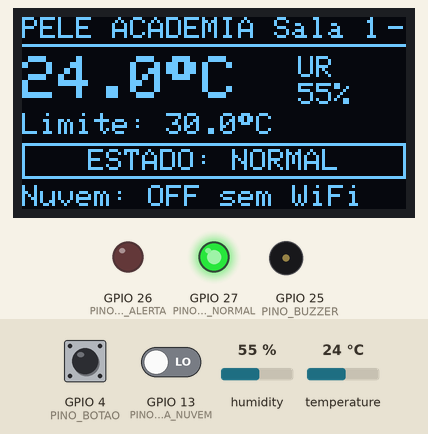
Simulated run of this sketch. Board: ESP32. Parts: 128×64 one-colour display, output pins drawn as LEDs (lit = HIGH), buzzer (waves = sounding). The test bench sets the inputs (shaded band); at power-on: temperature 24 °C, GPIO 13 (PINO_FALHA_NUVEM) LOW, GPIO 4 (PINO_BOTAO) HIGH, humidity 55 %. WiFi joins after 1.5 s; servers stay silent unless stated; EEPROM starts erased; what the sketch prints to the serial monitor is not drawn.

Above: at 2.7 s.
2.8 s: temperature set to 29.3 °C
At 4.29 s:
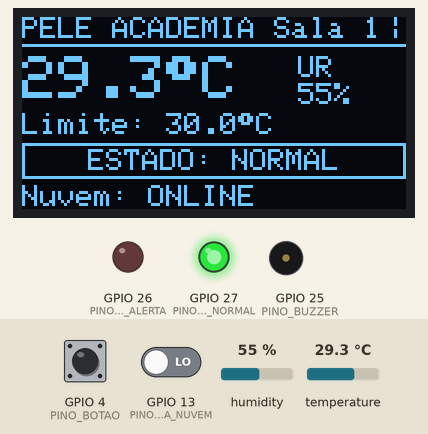
5.4 s: temperature set to 30.7 °C
At 6.87 s:
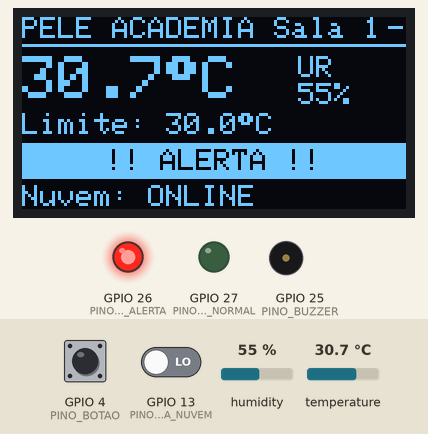
8.7 s: GPIO 13 (PINO_FALHA_NUVEM) driven HIGH
At 8.93 s:
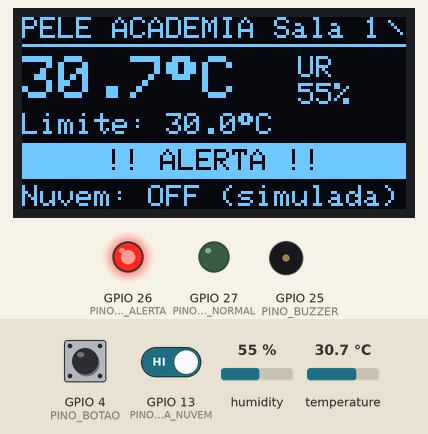
10.8 s: GPIO 4 (PINO_BOTAO) pulled LOW for 0.15 s
At 10.99 s:
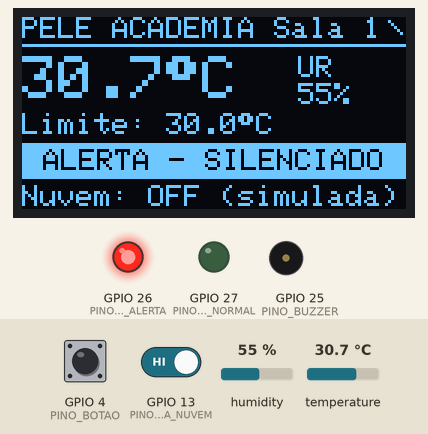
11.5 s: GPIO 13 (PINO_FALHA_NUVEM) driven LOW
At 11.77 s:
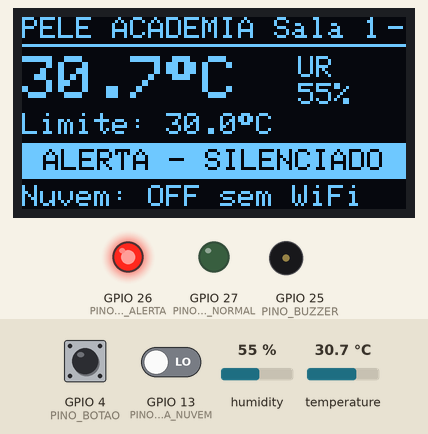
13.9 s: GPIO 13 (PINO_FALHA_NUVEM) driven HIGH
At 14.34 s:
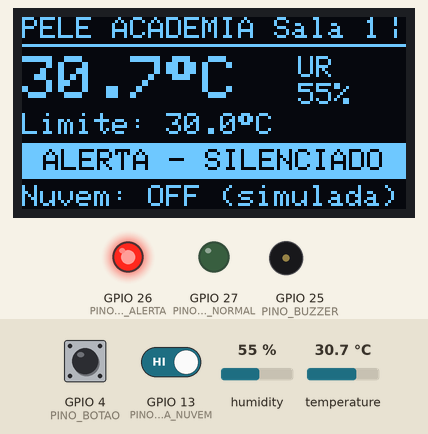
Timing chart, 0 to 16.9 s (numbered marks = the images above; inputs shaded):
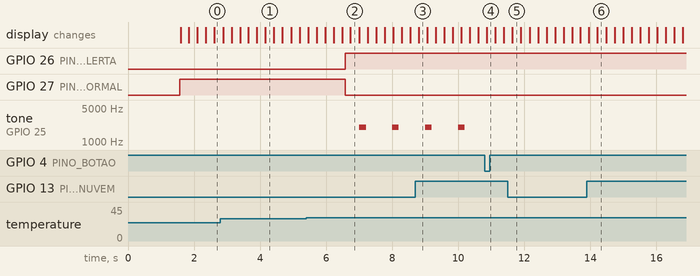

Measured:
- the behaviour switches between 30 and 30.1 °C on temperature (found by bisection; images 1 and 2)
- after the input at 5.4 s, GPIO 26 (PINO_LED_ALERTA): LOW → HIGH after 1.2 s; GPIO 27 (PINO_LED_NORMAL): HIGH → LOW after 1.2 s; tone on GPIO 25 (PINO_BUZZER): alternates 2000 Hz for 0.20 s and silent for 0.79 s, starting after 1.6 s; the display: first differs from a run without the input after 1.3 s (image 2)
- after the input at 8.7 s, the display: changes after 0.10 s (image 3)
- after the input at 10.8 s, tone on GPIO 25 (PINO_BUZZER): stays silent (without the input it goes to 2000 Hz after 0.20 s); the display: changes after 0.07 s (image 4)
- after the input at 11.5 s, the display: changes after 0.14 s (image 5)
- after the input at 13.9 s, the display: first changes after 0.06 s (image 6 shows a later state)

The sketch:

sketch.ino
```cpp
/*
 * ============================================================================
 *  Pelé Academia - Monitor Ambiental da Sala de Treino
 *  Edge Computing com ESP32 + IHM OLED + Blynk IoT
 * ============================================================================
 *
 *  BORDA (ESP32, independe da nuvem):
 *    - leitura periódica do DHT22 (temperatura e umidade)
 *    - regra de decisão: temperatura > limite  =>  ALERTA (com histerese)
 *    - acionamento local de LED vermelho/verde e buzzer
 *    - IHM local no display OLED (valor, estado, status da nuvem)
 *    - botão local para silenciar o buzzer
 *
 *  NUVEM (Blynk, apenas acompanhamento e configuração):
 *    - painel remoto com temperatura, umidade, estado e contador de alertas
 *    - ajuste remoto do limite (o ESP32 guarda o último valor na flash)
 *    - notificação de alerta (evento "alerta_temperatura")
 *
 *  Arquitetura:
 *    loop()        -> núcleo 1: sensor, decisão, atuadores e IHM. Nunca espera a rede.
 *    tarefaNuvem() -> núcleo 0: Wi-Fi + Blynk. Timeouts e reconexões travam só ela.
 *
 *  A chave deslizante do circuito simula a queda da nuvem: com ela ligada o
 *  ESP32 derruba Wi-Fi/Blynk e o professor pode ver que a borda continua
 *  lendo o sensor, atualizando a IHM e decidindo sozinha.
 * ============================================================================
 */

// ---------------------------------------------------------------------------
// Credenciais Blynk (Blynk.Console > Devices > seu dispositivo > Device Info)
// Precisam vir ANTES do #include <BlynkSimpleEsp32.h>.
// ---------------------------------------------------------------------------
#define BLYNK_TEMPLATE_ID   "TMPLxxxxxxxxx"
#define BLYNK_TEMPLATE_NAME "Pele Academia Monitor"
#define BLYNK_AUTH_TOKEN    "COLE_AQUI_SEU_AUTH_TOKEN"

#define BLYNK_PRINT Serial  // mostra os logs do Blynk no monitor serial

#include <WiFi.h>
#include <WiFiClient.h>
#include <BlynkSimpleEsp32.h>
#include <Wire.h>
#include <Adafruit_GFX.h>
#include <Adafruit_SSD1306.h>
#include <DHTesp.h>
#include <Preferences.h>

// ---------------------------------------------------------------------------
// Rede (no Wokwi: "Wokwi-GUEST", sem senha, canal 6 acelera a conexão).
// Em hardware real use sua rede e WIFI_CANAL = 0 (busca automática).
// ---------------------------------------------------------------------------
const char *WIFI_SSID  = "Wokwi-GUEST";
const char *WIFI_SENHA = "";
const int   WIFI_CANAL = 6;

const char *NOME_LOCAL = "Sala 1";

// ---------------------------------------------------------------------------
// Pinos
// ---------------------------------------------------------------------------
constexpr uint8_t PINO_DHT         = 15;
constexpr uint8_t PINO_LED_ALERTA  = 26;  // LED vermelho
constexpr uint8_t PINO_LED_NORMAL  = 27;  // LED verde
constexpr uint8_t PINO_BUZZER      = 25;
constexpr uint8_t PINO_BOTAO       = 4;   // silenciar buzzer (botão ligado ao GND)
constexpr uint8_t PINO_FALHA_NUVEM = 13;  // chave: HIGH = simula queda da nuvem

// ---------------------------------------------------------------------------
// Regra de decisão e temporização
// ---------------------------------------------------------------------------
constexpr float    LIMITE_PADRAO   = 30.0f;  // °C - valor de referência do alerta
constexpr float    LIMITE_MIN      = 15.0f;
constexpr float    LIMITE_MAX      = 45.0f;
constexpr float    HISTERESE       = 0.5f;   // evita liga/desliga perto do limite
constexpr uint8_t  FALHAS_PARA_ERRO = 3;     // leituras inválidas seguidas => falha

constexpr uint32_t INTERVALO_LEITURA_MS   = 2500;   // DHT22 aceita no máximo 1 leitura a cada 2 s
constexpr uint32_t INTERVALO_IHM_MS       = 250;
constexpr uint32_t INTERVALO_ENVIO_MS     = 1000;   // verificação de mudanças p/ o painel
constexpr uint32_t INTERVALO_ENVIO_TOTAL_MS = 60000; // reenvio completo periódico
constexpr uint32_t INTERVALO_WIFI_MS      = 10000;  // nova tentativa de Wi-Fi
constexpr uint32_t INTERVALO_BLYNK_MS     = 5000;   // nova tentativa de Blynk
constexpr uint32_t TIMEOUT_BLYNK_MS       = 4000;

constexpr unsigned FREQ_BUZZER   = 2000;  // Hz
constexpr uint32_t BIP_PERIODO_MS = 1000;
constexpr uint32_t BIP_LIGADO_MS  = 200;

// ---------------------------------------------------------------------------
// Pinos virtuais do Blynk (ver docs/blynk-setup.md)
// ---------------------------------------------------------------------------
#define VP_TEMPERATURA V0
#define VP_UMIDADE     V1
#define VP_ALERTA      V2   // 0 = normal, 1 = alerta ou falha (widget LED)
#define VP_STATUS      V3   // texto do estado (widget Label)
#define VP_LIMITE      V4   // limite em °C (widget Slider, app -> ESP32)
#define VP_ALERTAS     V5   // total de alertas desde o boot

// ---------------------------------------------------------------------------
// Tipos
// ---------------------------------------------------------------------------
enum class Estado : uint8_t { NORMAL, ALERTA, FALHA_SENSOR };
enum class StatusNuvem : uint8_t { SEM_WIFI, SEM_BLYNK, ONLINE, FALHA_SIMULADA };

// Fotografia do que a borda mediu/decidiu, publicada para a tarefa da nuvem.
struct Medicao {
  float    temperatura;
  float    umidade;
  Estado   estado;
  bool     silenciado;
  bool     falhaSimulada;
  uint32_t totalAlertas;
};

// ---------------------------------------------------------------------------
// Dados compartilhados entre os dois núcleos (sempre acessados com a trava)
// ---------------------------------------------------------------------------
portMUX_TYPE trava = portMUX_INITIALIZER_UNLOCKED;
Medicao      medicaoCompartilhada = {NAN, NAN, Estado::NORMAL, false, false, 0};  // borda -> nuvem
float        limiteCompartilhado  = LIMITE_PADRAO;                               // nuvem -> borda
StatusNuvem  statusCompartilhado  = StatusNuvem::SEM_WIFI;                       // nuvem -> borda

Medicao lerMedicao() {
  portENTER_CRITICAL(&trava);
  const Medicao m = medicaoCompartilhada;
  portEXIT_CRITICAL(&trava);
  return m;
}

void publicarMedicao(const Medicao &m) {
  portENTER_CRITICAL(&trava);
  medicaoCompartilhada = m;
  portEXIT_CRITICAL(&trava);
}

float lerLimite() {
  portENTER_CRITICAL(&trava);
  const float limite = limiteCompartilhado;
  portEXIT_CRITICAL(&trava);
  return limite;
}

void gravarLimite(float limite) {
  portENTER_CRITICAL(&trava);
  limiteCompartilhado = limite;
  portEXIT_CRITICAL(&trava);
}

StatusNuvem lerStatusNuvem() {
  portENTER_CRITICAL(&trava);
  const StatusNuvem s = statusCompartilhado;
  portEXIT_CRITICAL(&trava);
  return s;
}

void gravarStatusNuvem(StatusNuvem s) {
  portENTER_CRITICAL(&trava);
  statusCompartilhado = s;
  portEXIT_CRITICAL(&trava);
}

// ---------------------------------------------------------------------------
// Periféricos
// ---------------------------------------------------------------------------
DHTesp           dht;
Adafruit_SSD1306 tela(128, 64, &Wire, -1);
Preferences      prefs;  // usado no setup() e depois só pela tarefa da nuvem
bool             telaOk = false;

// ---------------------------------------------------------------------------
// Estado local da borda (lido/escrito apenas pelo loop())
// ---------------------------------------------------------------------------
float    temperatura       = NAN;
float    umidade           = NAN;
Estado   estado            = Estado::NORMAL;
bool     silenciado        = false;
uint32_t totalAlertas      = 0;
uint8_t  leiturasInvalidas = 0;
bool     falhaSimulada     = false;

// ===========================================================================
// Utilidades
// ===========================================================================
const char *textoEstado(Estado e, bool mudo) {
  switch (e) {
    case Estado::ALERTA:       return mudo ? "ALERTA (silenciado)" : "ALERTA";
    case Estado::FALHA_SENSOR: return "FALHA NO SENSOR";
    default:                   return "NORMAL";
  }
}

const char *textoNuvem(StatusNuvem s) {
  switch (s) {
    case StatusNuvem::ONLINE:         return "ONLINE";
    case StatusNuvem::SEM_BLYNK:      return "OFF sem Blynk";
    case StatusNuvem::FALHA_SIMULADA: return "OFF (simulada)";
    default:                          return "OFF sem WiFi";
  }
}

// ===========================================================================
// BORDA - sensor, decisão, atuadores e IHM
// ===========================================================================
void lerSensor() {
  TempAndHumidity m = dht.getTempAndHumidity();

  if (dht.getStatus() == DHTesp::ERROR_NONE && !isnan(m.temperature) && !isnan(m.humidity)) {
    temperatura = m.temperature;
    umidade = m.humidity;
    leiturasInvalidas = 0;
    return;
  }

  if (leiturasInvalidas < FALHAS_PARA_ERRO) leiturasInvalidas++;
  Serial.printf("[BORDA] Leitura invalida do DHT22 (%s)\n", dht.getStatusString());
  if (leiturasInvalidas >= FALHAS_PARA_ERRO) {
    temperatura = NAN;
    umidade = NAN;
  }
}

// Regra de decisão local: não consulta a nuvem, só o limite já guardado no ESP32.
void avaliarRegra() {
  const float limite = lerLimite();
  const Estado anterior = estado;

  if (leiturasInvalidas >= FALHAS_PARA_ERRO) {
    estado = Estado::FALHA_SENSOR;
  } else if (isnan(temperatura)) {
    return;  // ainda sem nenhuma leitura válida
  } else if (temperatura > limite) {
    estado = Estado::ALERTA;
  } else if (anterior == Estado::ALERTA && temperatura > limite - HISTERESE) {
    estado = Estado::ALERTA;  // dentro da histerese: mantém o alerta
  } else {
    estado = Estado::NORMAL;
  }

  if (estado == anterior) return;

  silenciado = false;  // um novo estado sempre volta a soar
  if (estado == Estado::ALERTA) totalAlertas++;
  Serial.printf("[BORDA] Estado: %s -> %s (T=%.1f C, limite=%.1f C)\n",
                textoEstado(anterior, false), textoEstado(estado, false), temperatura, limite);
}

void lerBotao(uint32_t agora) {
  static bool     leituraAnterior = HIGH;
  static bool     estavel = HIGH;
  static uint32_t mudouEm = 0;

  const bool leitura = digitalRead(PINO_BOTAO);
  if (leitura != leituraAnterior) {
    leituraAnterior = leitura;
    mudouEm = agora;
  }
  if (agora - mudouEm < 30 || leitura == estavel) return;  // debounce

  estavel = leitura;
  if (estavel == LOW && estado == Estado::ALERTA && !silenciado) {
    silenciado = true;
    Serial.println("[BORDA] Buzzer silenciado pelo botao local");
  }
}

void acionarBuzzer(bool ligar) {
  static bool ligado = false;
  if (ligar == ligado) return;
  ligado = ligar;
  if (ligar) tone(PINO_BUZZER, FREQ_BUZZER);
  else noTone(PINO_BUZZER);
}

void acionarSaidas(uint32_t agora) {
  const bool piscando = (agora / 500) % 2;

  switch (estado) {
    case Estado::NORMAL:
      digitalWrite(PINO_LED_NORMAL, HIGH);
      digitalWrite(PINO_LED_ALERTA, LOW);
      acionarBuzzer(false);
      break;

    case Estado::ALERTA:
      digitalWrite(PINO_LED_NORMAL, LOW);
      digitalWrite(PINO_LED_ALERTA, HIGH);
      acionarBuzzer(!silenciado && (agora % BIP_PERIODO_MS) < BIP_LIGADO_MS);
      break;

    case Estado::FALHA_SENSOR:
      digitalWrite(PINO_LED_NORMAL, LOW);
      digitalWrite(PINO_LED_ALERTA, piscando);
      acionarBuzzer(false);
      break;
  }
}

void textoCentralizado(const char *texto, int16_t y, uint8_t tamanho) {
  const int16_t largura = strlen(texto) * 6 * tamanho;  // fonte padrão: 6 px por caractere
  tela.setTextSize(tamanho);
  tela.setCursor((128 - largura) / 2, y);
  tela.print(texto);
}

void desenharIHM(uint32_t agora) {
  if (!telaOk) return;

  static const char GIRO[] = {'|', '/', '-', '\\'};
  const float limite = lerLimite();
  const StatusNuvem nuvem = lerStatusNuvem();

  tela.clearDisplay();
  tela.setTextColor(SSD1306_WHITE);
  tela.setTextSize(1);

  // Cabeçalho + indicador girando (prova visual de que a borda está viva)
  tela.setCursor(0, 0);
  tela.print("PELE ACADEMIA ");
  tela.print(NOME_LOCAL);
  tela.setCursor(122, 0);
  tela.print(GIRO[(agora / INTERVALO_IHM_MS) % 4]);
  tela.drawFastHLine(0, 9, 128, SSD1306_WHITE);

  // Temperatura em destaque
  tela.setTextSize(2);
  tela.setCursor(0, 13);
  if (isnan(temperatura)) tela.print("--.-");
  else tela.print(temperatura, 1);
  tela.write(248);  // símbolo de grau (CP437)
  tela.print("C");

  // Umidade à direita
  tela.setTextSize(1);
  tela.setCursor(92, 13);
  tela.print("UR");
  tela.setCursor(92, 22);
  if (isnan(umidade)) tela.print("--%");
  else tela.printf("%.0f%%", umidade);

  // Valor de referência
  tela.setCursor(0, 32);
  tela.printf("Limite: %.1f", limite);
  tela.write(248);
  tela.print("C");

  // Faixa de estado (invertida em alerta)
  if (estado == Estado::ALERTA) {
    tela.fillRect(0, 42, 128, 12, SSD1306_WHITE);
    tela.setTextColor(SSD1306_BLACK);
    textoCentralizado(silenciado ? "ALERTA - SILENCIADO" : "!! ALERTA !!", 44, 1);
    tela.setTextColor(SSD1306_WHITE);
  } else {
    tela.drawRect(0, 42, 128, 12, SSD1306_WHITE);
    textoCentralizado(estado == Estado::NORMAL ? "ESTADO: NORMAL" : "FALHA NO SENSOR", 44, 1);
  }

  // Situação da nuvem
  tela.setCursor(0, 56);
  tela.print("Nuvem: ");
  tela.print(textoNuvem(nuvem));

  tela.display();
}

void desenharAbertura() {
  if (!telaOk) return;
  tela.clearDisplay();
  tela.setTextColor(SSD1306_WHITE);
  textoCentralizado("PELE", 6, 2);
  textoCentralizado("ACADEMIA", 24, 2);
  textoCentralizado("Monitor Ambiental", 48, 1);
  tela.display();
}

// ===========================================================================
// NUVEM - Wi-Fi + Blynk (núcleo 0). Tudo que chama a biblioteca Blynk fica aqui.
// ===========================================================================
bool forcarEnvio = true;

BLYNK_CONNECTED() {
  forcarEnvio = true;           // painel recebe o estado completo ao reconectar
  Blynk.syncVirtual(VP_LIMITE); // traz o limite salvo no servidor
}

// Limite alterado no painel (V4 = VP_LIMITE): vira o novo valor de referência local.
BLYNK_WRITE(V4) {
  float novo = param.asFloat();
  if (isnan(novo)) return;
  novo = constrain(novo, LIMITE_MIN, LIMITE_MAX);

  if (fabsf(novo - lerLimite()) < 0.05f) return;
  gravarLimite(novo);
  prefs.putFloat("limite", novo);  // continua valendo sem nuvem e após reiniciar
  Serial.printf("[NUVEM] Novo limite recebido do Blynk: %.1f C\n", novo);
}

bool mudou(float atual, float enviado, float banda) {
  if (isnan(atual)) return false;
  return isnan(enviado) || fabsf(atual - enviado) >= banda;
}

// Envia ao painel só o que mudou (economiza mensagens) e tudo a cada minuto.
void sincronizarPainel(uint32_t agora) {
  static uint32_t ultimaVerificacao = 0;
  static uint32_t ultimoEnvioTotal  = 0;
  static Medicao  enviada = {NAN, NAN, Estado::NORMAL, false, false, 0};
  static uint32_t alertasNotificados = 0;

  if (agora - ultimaVerificacao < INTERVALO_ENVIO_MS) return;
  ultimaVerificacao = agora;

  const Medicao m = lerMedicao();
  const bool total = forcarEnvio || agora - ultimoEnvioTotal >= INTERVALO_ENVIO_TOTAL_MS;
  if (total) {
    forcarEnvio = false;
    ultimoEnvioTotal = agora;
  }

  if (total || mudou(m.temperatura, enviada.temperatura, 0.1f)) {
    if (!isnan(m.temperatura)) Blynk.virtualWrite(VP_TEMPERATURA, m.temperatura);
    enviada.temperatura = m.temperatura;
  }
  if (total || mudou(m.umidade, enviada.umidade, 1.0f)) {
    if (!isnan(m.umidade)) Blynk.virtualWrite(VP_UMIDADE, m.umidade);
    enviada.umidade = m.umidade;
  }
  if (total || m.estado != enviada.estado || m.silenciado != enviada.silenciado) {
    Blynk.virtualWrite(VP_ALERTA, m.estado == Estado::NORMAL ? 0 : 1);
    Blynk.virtualWrite(VP_STATUS, textoEstado(m.estado, m.silenciado));
    enviada.estado = m.estado;
    enviada.silenciado = m.silenciado;
  }
  if (total || m.totalAlertas != enviada.totalAlertas) {
    Blynk.virtualWrite(VP_ALERTAS, (int)m.totalAlertas);
    enviada.totalAlertas = m.totalAlertas;
  }

  // Notificação: alertas que ocorreram offline são avisados ao reconectar.
  if (m.totalAlertas > alertasNotificados) {
    char msg[96];
    const uint32_t novos = m.totalAlertas - alertasNotificados;
    if (novos == 1 && m.estado == Estado::ALERTA) {
      snprintf(msg, sizeof(msg), "%s: temperatura %.1f C acima do limite %.1f C",
               NOME_LOCAL, m.temperatura, lerLimite());
    } else {
      snprintf(msg, sizeof(msg), "%s: %lu alerta(s) detectado(s) pela borda sem conexao com a nuvem",
               NOME_LOCAL, (unsigned long)novos);
    }
    Blynk.logEvent("alerta_temperatura", msg);
    alertasNotificados = m.totalAlertas;
  }
}

void tarefaNuvem(void *) {
  // Subtrair o intervalo faz a primeira tentativa acontecer imediatamente.
  uint32_t ultimaTentativaWiFi  = millis() - INTERVALO_WIFI_MS;
  uint32_t ultimaTentativaBlynk = millis() - INTERVALO_BLYNK_MS;
  bool     wifiIniciado = false;

  WiFi.mode(WIFI_STA);
  Blynk.config(BLYNK_AUTH_TOKEN);  // não bloqueia: só registra o token

  for (;;) {
    const uint32_t agora = millis();
    const bool simulada = lerMedicao().falhaSimulada;

    // 1) Queda da nuvem simulada pela chave
    if (simulada) {
      if (Blynk.connected()) Blynk.disconnect();
      if (wifiIniciado || WiFi.status() == WL_CONNECTED) {
        WiFi.disconnect();
        wifiIniciado = false;
        Serial.println("[NUVEM] Falha simulada: Wi-Fi e Blynk desligados");
      }
      gravarStatusNuvem(StatusNuvem::FALHA_SIMULADA);
      vTaskDelay(pdMS_TO_TICKS(200));
      continue;
    }

    // 2) Sem Wi-Fi: tenta reconectar de tempos em tempos
    if (WiFi.status() != WL_CONNECTED) {
      if (Blynk.connected()) Blynk.disconnect();
      gravarStatusNuvem(StatusNuvem::SEM_WIFI);
      if (!wifiIniciado || agora - ultimaTentativaWiFi >= INTERVALO_WIFI_MS) {
        Serial.printf("[NUVEM] Conectando ao Wi-Fi \"%s\"...\n", WIFI_SSID);
        WiFi.disconnect();
        WiFi.begin(WIFI_SSID, WIFI_SENHA, WIFI_CANAL);
        wifiIniciado = true;
        ultimaTentativaWiFi = agora;
      }
      vTaskDelay(pdMS_TO_TICKS(100));
      continue;
    }

    // 3) Wi-Fi ok, Blynk fora: tenta conectar (bloqueia só esta tarefa)
    if (!Blynk.connected()) {
      gravarStatusNuvem(StatusNuvem::SEM_BLYNK);
      if (agora - ultimaTentativaBlynk >= INTERVALO_BLYNK_MS) {
        Blynk.connect(TIMEOUT_BLYNK_MS);
        ultimaTentativaBlynk = millis();
      }
      vTaskDelay(pdMS_TO_TICKS(100));
      continue;
    }

    // 4) Online: mantém a sessão e atualiza o painel
    gravarStatusNuvem(StatusNuvem::ONLINE);
    Blynk.run();
    sincronizarPainel(agora);
    vTaskDelay(pdMS_TO_TICKS(10));
  }
}

// ===========================================================================
// setup() / loop()
// ===========================================================================
void setup() {
  Serial.begin(115200);
  Serial.println("\n=== Pele Academia - Monitor Ambiental (Edge + Blynk) ===");

  pinMode(PINO_LED_ALERTA, OUTPUT);
  pinMode(PINO_LED_NORMAL, OUTPUT);
  pinMode(PINO_BUZZER, OUTPUT);
  pinMode(PINO_BOTAO, INPUT_PULLUP);
  pinMode(PINO_FALHA_NUVEM, INPUT);  // a chave liga o pino ao GND ou ao 3V3

  // Último limite recebido fica na flash: a regra funciona mesmo sem nuvem.
  prefs.begin("pele", false);
  const float limiteSalvo = prefs.getFloat("limite", LIMITE_PADRAO);
  limiteCompartilhado = constrain(limiteSalvo, LIMITE_MIN, LIMITE_MAX);
  Serial.printf("[BORDA] Limite de alerta: %.1f C\n", limiteCompartilhado);

  dht.setup(PINO_DHT, DHTesp::DHT22);

  telaOk = tela.begin(SSD1306_SWITCHCAPVCC, 0x3C);
  if (telaOk) {
    tela.cp437(true);
    desenharAbertura();
  } else {
    Serial.println("[BORDA] Display OLED nao encontrado - seguindo sem IHM");
  }
  delay(1500);

  // Comunicação isolada no núcleo 0; o loop() (núcleo 1) segue independente.
  xTaskCreatePinnedToCore(tarefaNuvem, "nuvem", 8192, nullptr, 1, nullptr, 0);
}

void loop() {
  static uint32_t ultimaLeitura = millis() - INTERVALO_LEITURA_MS;  // lê já na 1a volta
  static uint32_t ultimaIHM = 0;
  const uint32_t agora = millis();

  falhaSimulada = digitalRead(PINO_FALHA_NUVEM) == HIGH;
  lerBotao(agora);

  if (agora - ultimaLeitura >= INTERVALO_LEITURA_MS) {
    ultimaLeitura = agora;
    lerSensor();
    avaliarRegra();
    Serial.printf("[BORDA] T=%.1f C  UR=%.0f%%  Estado=%s  Nuvem=%s\n",
                  temperatura, umidade, textoEstado(estado, silenciado),
                  textoNuvem(lerStatusNuvem()));
  }

  acionarSaidas(agora);

  publicarMedicao(Medicao{temperatura, umidade, estado, silenciado, falhaSimulada, totalAlertas});

  if (agora - ultimaIHM >= INTERVALO_IHM_MS) {
    ultimaIHM = agora;
    desenharIHM(agora);
  }

  delay(10);
}
```
